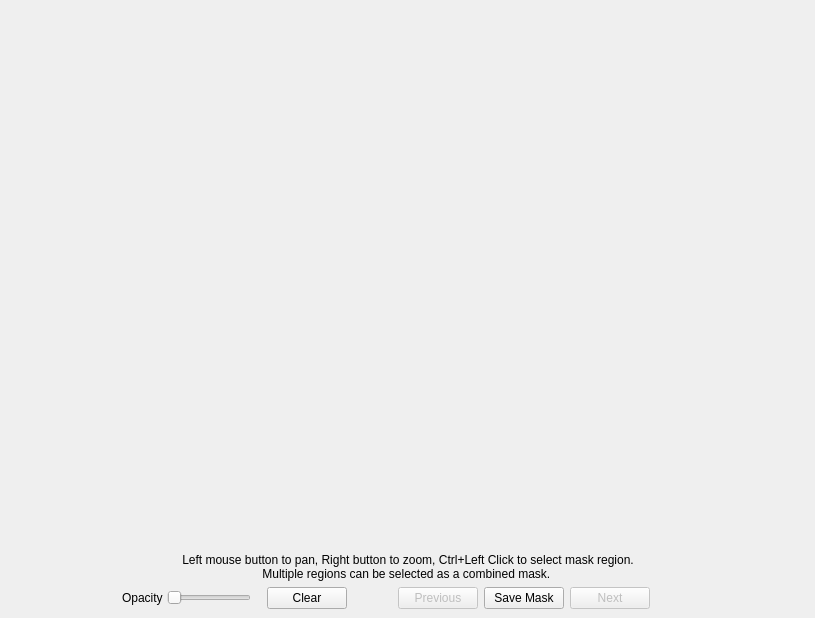
<?xml version="1.0" encoding="UTF-8"?>
<ui version="4.0">
 <class>MainWindow</class>
 <widget class="QMainWindow" name="MainWindow">
  <property name="geometry">
   <rect>
    <x>0</x>
    <y>0</y>
    <width>815</width>
    <height>618</height>
   </rect>
  </property>
  <property name="windowTitle">
   <string>MainWindow</string>
  </property>
  <widget class="QWidget" name="centralwidget">
   <layout class="QVBoxLayout" name="verticalLayout_2">
    <property name="spacing">
     <number>0</number>
    </property>
    <property name="leftMargin">
     <number>0</number>
    </property>
    <property name="topMargin">
     <number>0</number>
    </property>
    <property name="rightMargin">
     <number>0</number>
    </property>
    <property name="bottomMargin">
     <number>0</number>
    </property>
    <item>
     <widget class="WidgetImageView" name="widgetImageView" native="true">
      <property name="sizePolicy">
       <sizepolicy hsizetype="Preferred" vsizetype="Preferred">
        <horstretch>0</horstretch>
        <verstretch>1</verstretch>
       </sizepolicy>
      </property>
      <property name="minimumSize">
       <size>
        <width>200</width>
        <height>100</height>
       </size>
      </property>
     </widget>
    </item>
    <item>
     <widget class="QFrame" name="frame">
      <property name="frameShape">
       <enum>QFrame::NoFrame</enum>
      </property>
      <property name="frameShadow">
       <enum>QFrame::Raised</enum>
      </property>
      <layout class="QVBoxLayout" name="verticalLayout">
       <item>
        <layout class="QHBoxLayout" name="horizontalLayout">
         <item>
          <spacer name="horizontalSpacer">
           <property name="orientation">
            <enum>Qt::Horizontal</enum>
           </property>
           <property name="sizeHint" stdset="0">
            <size>
             <width>40</width>
             <height>20</height>
            </size>
           </property>
          </spacer>
         </item>
         <item>
          <widget class="QLabel" name="label_2">
           <property name="text">
            <string>Left mouse button to pan, Right button to zoom, Ctrl+Left Click to select mask region. 
Multiple regions can be selected as a combined mask. </string>
           </property>
           <property name="alignment">
            <set>Qt::AlignCenter</set>
           </property>
          </widget>
         </item>
         <item>
          <spacer name="horizontalSpacer_2">
           <property name="orientation">
            <enum>Qt::Horizontal</enum>
           </property>
           <property name="sizeHint" stdset="0">
            <size>
             <width>40</width>
             <height>20</height>
            </size>
           </property>
          </spacer>
         </item>
        </layout>
       </item>
       <item>
        <layout class="QHBoxLayout" name="horizontalLayout_2">
         <item>
          <spacer name="horizontalSpacer_3">
           <property name="orientation">
            <enum>Qt::Horizontal</enum>
           </property>
           <property name="sizeHint" stdset="0">
            <size>
             <width>40</width>
             <height>20</height>
            </size>
           </property>
          </spacer>
         </item>
         <item>
          <layout class="QHBoxLayout" name="horizontalLayout_3">
           <property name="spacing">
            <number>4</number>
           </property>
           <property name="rightMargin">
            <number>10</number>
           </property>
           <item>
            <widget class="QLabel" name="label">
             <property name="text">
              <string>Opacity</string>
             </property>
            </widget>
           </item>
           <item>
            <widget class="QSlider" name="sliderMaskOpacity">
             <property name="maximum">
              <number>100</number>
             </property>
             <property name="orientation">
              <enum>Qt::Horizontal</enum>
             </property>
            </widget>
           </item>
          </layout>
         </item>
         <item>
          <widget class="QPushButton" name="pushButtonClear">
           <property name="text">
            <string>Clear</string>
           </property>
          </widget>
         </item>
         <item>
          <spacer name="horizontalSpacer_5">
           <property name="orientation">
            <enum>Qt::Horizontal</enum>
           </property>
           <property name="sizeType">
            <enum>QSizePolicy::Fixed</enum>
           </property>
           <property name="sizeHint" stdset="0">
            <size>
             <width>45</width>
             <height>10</height>
            </size>
           </property>
          </spacer>
         </item>
         <item>
          <widget class="QPushButton" name="pushButtonPrev">
           <property name="enabled">
            <bool>false</bool>
           </property>
           <property name="text">
            <string>Previous</string>
           </property>
          </widget>
         </item>
         <item>
          <widget class="QPushButton" name="pushButtonCreateMask">
           <property name="text">
            <string>Save Mask</string>
           </property>
          </widget>
         </item>
         <item>
          <widget class="QPushButton" name="pushButtonNext">
           <property name="enabled">
            <bool>false</bool>
           </property>
           <property name="text">
            <string>Next</string>
           </property>
          </widget>
         </item>
         <item>
          <spacer name="horizontalSpacer_6">
           <property name="orientation">
            <enum>Qt::Horizontal</enum>
           </property>
           <property name="sizeType">
            <enum>QSizePolicy::Fixed</enum>
           </property>
           <property name="sizeHint" stdset="0">
            <size>
             <width>30</width>
             <height>10</height>
            </size>
           </property>
          </spacer>
         </item>
         <item>
          <widget class="QLabel" name="labelIndex">
           <property name="text">
            <string/>
           </property>
          </widget>
         </item>
         <item>
          <spacer name="horizontalSpacer_4">
           <property name="orientation">
            <enum>Qt::Horizontal</enum>
           </property>
           <property name="sizeHint" stdset="0">
            <size>
             <width>40</width>
             <height>20</height>
            </size>
           </property>
          </spacer>
         </item>
        </layout>
       </item>
      </layout>
     </widget>
    </item>
   </layout>
  </widget>
  <widget class="QMenuBar" name="menubar">
   <property name="geometry">
    <rect>
     <x>0</x>
     <y>0</y>
     <width>815</width>
     <height>24</height>
    </rect>
   </property>
  </widget>
 </widget>
 <customwidgets>
  <customwidget>
   <class>WidgetImageView</class>
   <extends>QWidget</extends>
   <header location="global">WidgetImageView.h</header>
   <container>1</container>
  </customwidget>
 </customwidgets>
 <resources/>
 <connections/>
</ui>
